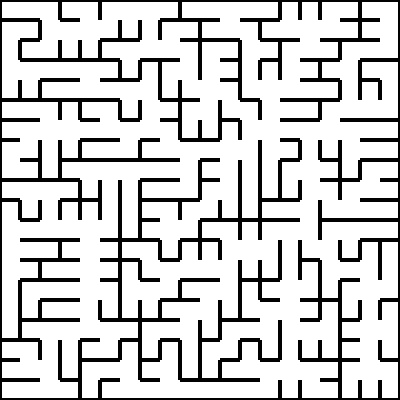
#> input picture images/maze04.jpg, 400 x 400 px
$ python main.py
#> lines starting #> are read from the running program, lines starting #| are printed output that depends on the picture; after the words box and inside, x2 and y2 are one past the last pixel; in counts of white or black regions, pixels touching at a corner belong together
### MazeUtils/MazeRepr.py
import numpy as np

# Create a class that processes the image and solve the maze
class MazeRepr:

    # Contructor for class
    def __init__(self, image):
        self.image = image
        self.maze = []
        self.shape = image.shape[0]

    def get_cell_along_axis(self, axis):
        # Step 1 : Not all the walls in the maze are located at the same place,
        # So we will find these points by projecting the images

        # Create a variable to hold the threshold for classifying the cells and walls
        threshold = 20
        # Create a variable to hold the row wise sum of image
        row_sum = np.sum( self.image, axis = axis) // self.image.shape[0] // 10
        #row_sum = (row_sum > 18) * 255

        # Create a empty list to hold the wall coordinates
        cell = []
        # Loop through the row_sum to get potential wall points
        i = 0
        temp = []

        while i < row_sum.shape[0]:
            # Check if the current element is less than threshold

            if row_sum[i] < threshold:
                i += 1
                continue

            # If the element is greater than the threshold,
            # Add it to the temporary list
            temp.append( i )

            # Loop through the list upto the end point of the wall
            while row_sum[i] >= threshold and i < row_sum.shape[0]:
                i += 1
            #i -= 1

            # Append the end point to the temp list
            temp.append( i )

            # Append the start and end point to the wall list
            cell.append( temp )

            # Reset the temp list to 0 elements
            temp = []

            i += 1

        return cell

    def convert_cell_to_wall(self, cell):
        prev = 0
        wall = []

        for element in cell:
            wall.append( (prev + element[0]) // 2 )
            prev = element[1]

        wall.append( (prev + self.image.shape[0]-1) // 2 )

        return wall

    def parse_image(self):

        row_cell = self.get_cell_along_axis(0)
        col_cell = self.get_cell_along_axis(1)

        row_wall = self.convert_cell_to_wall(row_cell)
        col_wall = self.convert_cell_to_wall(col_cell)

        shape = len(row_wall) - 1

        maze_rep = np.empty( (shape,shape), dtype = np.int32 )
        maze_rep[:,:] = 15

        row_number = 0
        col_number = 1

        for limit in row_cell:
            index = ( limit[0] + limit[1] ) // 2
            slice = self.image[ index, : ]

            for i in range(0,shape):
                if slice[ col_wall[i] ] == 0:
                    maze_rep[row_number, i] &= 7 #0b0111 LEFT
                if slice[ col_wall[i+1] ] == 0:
                    maze_rep[row_number, i] &= 11
            row_number += 1

        row_number = 0

        for limit in col_cell:
            index = ( limit[0] + limit[1] ) // 2
            slice = self.image[ :, index ]

            for i in range(0,shape):
                if slice[ row_wall[i] ] == 0:
                    maze_rep[i, row_number] &= 13
                if slice[ row_wall[i+1] ] == 0:
                    maze_rep[i, row_number] &= 14
            row_number += 1

        return maze_rep

### MazeUtils/MazeSimplify.py
import numpy as np

class MazeSimplyfier:
    def __init__(self, maze_repr):
        self.maze_repr = maze_repr
        self.maze_shape = maze_repr.shape[0]

    def find_deadend_cells(self):
        # Create a empty list to hold the dead end cells
        dead_ends = []

        # Cells with only  1 side open are dead ends
        # 0b1000 (8), 0b0100 (4), 0b0010 (2), 0b0001 (1)
        possible_values = [ 8, 4, 2, 1 ]

        # Both loops start from 1 because the upper left and lower right are start and end coords
        for i in range(0, self.maze_shape):
            for j in range(0, self.maze_shape):
                if i == 0 and j == 0:
                    continue
                if i == self.maze_shape-1 and j == self.maze_shape-1:
                    continue
                if self.maze_repr[i,j] in possible_values:
                    dead_ends.append( [i,j] )

        return dead_ends

    def remove_dead_end_cells(self, dead_ends):

        # Loop through all the dead end Cells
        for cell in dead_ends:
            # Change the representation of its neighbouring Cells
            if self.maze_repr[ cell[0], cell[1] ] == 8:
                # if cell opened on LEFT
                # Toggle the right bit of its left cell
                self.maze_repr[cell[0], cell[1]-1] &= 11
                # Mark this cell as eliminated from the maze representation
                self.maze_repr[cell[0], cell[1]] = -1

            if self.maze_repr[ cell[0], cell[1] ] == 4:
                # if cell opened on RIGHT
                # Toggle the left bit of its right cell
                self.maze_repr[cell[0], cell[1]+1] &= 7
                # Mark this cell as eliminated from the maze representation
                self.maze_repr[cell[0], cell[1]] = -1

            if self.maze_repr[ cell[0], cell[1] ] == 2:
                # if cell opened on UP
                # Toggle the down bit of its up cell
                self.maze_repr[cell[0]-1, cell[1]] &= 14
                # Mark this cell as eliminated from the maze representation
                self.maze_repr[cell[0], cell[1]] = -1

            if self.maze_repr[ cell[0], cell[1] ] == 1:
                # if cell opened on DOWN
                # Toggle the up bit of its down cell
                self.maze_repr[cell[0]+1, cell[1]] &= 13
                # Mark this cell as eliminated from the maze representation
                self.maze_repr[cell[0], cell[1]] = -1

    def get_final_path(self):

        while True:
            dead_ends = self.find_deadend_cells()
            # If no dead ends are found, end the loop
            if len(dead_ends) == 0:
                break

            self.remove_dead_end_cells(dead_ends)

### MazeUtils/PathFinder.py

class PathFinder:
    def __init__(self, maze):
        self.maze = maze

    def get_possible_directions(self, loc):
        directions = []

        temp = [ [1,0], [-1,0], [0,1], [0,-1] ]
        neighbours = []

        # Remove those neighbours that cant be visited
        for point in temp:
            if self.maze[loc[0], loc[1]] & (1<<temp.index(point)) != 0:
                x, y = loc[0] + point[0], loc[1] + point[1]

                if x < 0 or y < 0:
                    continue
                elif x > self.maze.shape[0]-1 or y > self.maze.shape[0]-1:
                    continue

                neighbours.append( [x,y] )

        return neighbours

    def get_all_paths(self, start, end):
        path = [start]
        i = 0
        while start != end:
            i += 1
            next_start = []

            possible_directions = self.get_possible_directions(start)

            #for x,y in possible_directions:
            #    print("\tvalue", self.maze[x,y])

            for x,y in possible_directions:

                # If cell has been visited before, skip
                if [x,y] in path:
                    continue

                # Otherwise, this is the path we will follow
                next_start = [x, y]
                break

            path.append(next_start)

            start = next_start

            if next_start == end:
                break

        return path

### MazeUtils/MazeDisplay.py
# Import matplotlib for displaying the 2 images side by side
import matplotlib.pyplot as plt
# Import OpenCV for drawing the path on the image
import cv2

# Create a class that handles all the displaying
class MazeDisplay:
    # Create a constructor. the first parameter is the original maze image,
    # the second is the one in which the path is marked
    def __init__(self, original, solved):
        self.original = original
        self.solved = solved

    # Create a method to draw the path lines on the images
    # path is the parameter containing the list of cells in the path
    #row_cell parameter contains the coordinates of start and end points of row
    def mark_path(self, path, row_cell, col_cell):
        # Create a tmeporary empty list
        temp = []

        # For every value in the row cell
        for cell in row_cell:
            # Append the mid point of the cell
            temp.append( (cell[0]+cell[1]) // 2 )

        # Copy this temporary list to row_cell
        row_cell = temp

        # Reinitialise the temporary list to empty
        temp = []

        # For every value in the col cell
        for cell in col_cell:
            # Append the mid point of the cell
            temp.append( (cell[0]+cell[1]) // 2 )

        # Copy this temporary list to col_cell
        col_cell = temp

        # Loop through pairs of consecutive elements in the path
        for a,b in zip( path[0:-1], path[1:] ):
            # Get the coordinates of starting point of line from path and cell locations
            start = ( col_cell[a[1]] , row_cell[a[0]] )
            # Get the coordinates of ending point of line from path amd cell locations
            end = ( col_cell[b[1]] , row_cell[b[0]] )

            # Draw a line from the start point to the end point
            cv2.line(self.solved, start, end, (0,255,0), 2)

    # Method to show the images side by side
    def show(self):
        # Create a figure with 1 row and 2 columns
        fig = plt.figure(figsize = (1,2))

        # Add the first subplot
        fig.add_subplot(1,2,1)
        # Show the original image in the first subplot
        plt.imshow(self.original, cmap = "gray")

        # Add the second subplot
        fig.add_subplot(1,2,2)
        # Show the solved maze image in the second subplot
        plt.imshow(self.solved)

        # Display the plots
        plt.show()

### main.py
# import OpenCV for image processing
import cv2

# Import MazeRepr for converting the image to a suitable data structure
from MazeUtils.MazeRepr import MazeRepr
# Import MazeSolver for simplifying the maze
from MazeUtils.MazeSimplify import MazeSimplyfier
# Imprt PathFinder to make sense of the simplified maze
from MazeUtils.PathFinder import PathFinder
# Import MazeDisplay to display the final solution
from  MazeUtils.MazeDisplay import MazeDisplay

# A variable to hold the path of the image to be processed
file = "images/maze04.jpg"

from time import time as timer
b = timer()

# Read the maze image in grayscale
image =cv2.imread(file, 0)
#> image is the input picture: shape (400, 400); min 0, max 255, mean 206.1
# The the same image in color
color = cv2.imread(file)

# Binarize the grayscale image with threshold set to 10
image = (image > 10) * 255
#> image: shape (400, 400) int64; 80.8% white; 1 black region, box (x1, y1, x2, y2) and area: (0, 0, 400, 400) 30640

# Create an object for the MazeRepr class using the binarized image
mr = MazeRepr(image)
# Parse the image to get the maze representation
maze_representation = mr.parse_image()
#> in get_cell_along_axis, `row_sum = np.sum( self.image, axis = axis) // self.image.shape[0] // 10`: row_sum = 400 values, max 23 at index 82, min 0 at index 0, mean 20.09
#> after the loop in get_cell_along_axis, `while i < row_sum.shape[0]:`: cell = [[2, 18], [22, 38], [42, 58], [62, 78], [82, 98], [102, 118], [122, 138], [142, 158], [162, 178], [182, 198], [202, 218], [222, 238], [242, 258], [262, 278], [282, 298], [302, 318], [322, 338], [342, 358], [362, 378], [382, 398]]; i = 400
#> in parse_image, `row_cell = self.get_cell_along_axis(0)`: row_cell has the same summary as cell in get_cell_along_axis
#> in parse_image, `col_cell = self.get_cell_along_axis(1)`: col_cell has the same summary as cell in get_cell_along_axis
#> the loop in convert_cell_to_wall, `for element in cell:` made 20 passes
#> (element, prev) on passes 1 to 12: ([2, 18], 18), ([22, 38], 38), ([42, 58], 58), ([62, 78], 78), ([82, 98], 98), ([102, 118], 118), ([122, 138], 138), ([142, 158], 158), ([162, 178], 178), ([182, 198], 198), ([202, 218], 218), ([222, 238], 238)
#> after the loop in convert_cell_to_wall, `for element in cell:`: wall = [1, 20, 40, 60, 80, 100, 120, 140, 160, 180, 200, 220, 240, 260, 280, 300, 320, 340, 360, 380]
#> in parse_image, `row_wall = self.convert_cell_to_wall(row_cell)`: row_wall = [1, 20, 40, 60, 80, 100, 120, 140, 160, 180, 200, 220, 240, 260, 280, 300, 320, 340, 360, 380, 398]
#> the loop in convert_cell_to_wall (call 2), `for element in cell:` made 20 passes
#> in parse_image, `col_wall = self.convert_cell_to_wall(col_cell)`: col_wall has the same summary as row_wall
#> in parse_image, `shape = len(row_wall) - 1`: shape = 20
#> the loop in parse_image, `for limit in row_cell:` made 20 passes
#> (limit, index) on passes 1 to 12: ([2, 18], 10), ([22, 38], 30), ([42, 58], 50), ([62, 78], 70), ([82, 98], 90), ([102, 118], 110), ([122, 138], 130), ([142, 158], 150), ([162, 178], 170), ([182, 198], 190), ([202, 218], 210), ([222, 238], 230)
#> after the loop in parse_image, `for limit in row_cell:`:
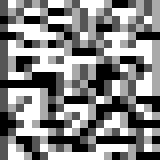
#> maze_rep: shape (20, 20) int32 (shown 8 times larger); min 3, max 15, mean 9.33; drawn with min black and max white
#> the loop in parse_image, `for limit in col_cell:` made 20 passes
#> after the loop in parse_image, `for limit in col_cell:`:
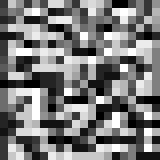
#> maze_rep: shape (20, 20) int32 (shown 8 times larger); min 1, max 15, mean 7.74; drawn with min black and max white

# Create a MazeSimplyfier object for simplifying the maze
ms = MazeSimplyfier(maze_representation)
# Get the final path from the simplified maze
#(this path is still the maze representation array, but contains some blocked cells)
ms.get_final_path()

# Get the maze representation from the MazeSimplyfier
maze = ms.maze_repr
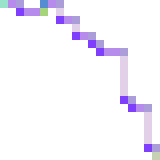
#> maze: shape (20, 20) int32 (shown 8 times larger); 9 distinct labels, from -1 to 12; one colour per label, 0 black, -1 white
# Get the number of rows in the maze
size = maze.shape[0]
#> size = 20
#print(maze)

# Create an objeect of the PathFinder class with the simplyfied maze as parameter
pf = PathFinder(maze)

# Get the path (in the form of list)
path = pf.get_all_paths( [0,0], [size-1,size-1] )
#> path = 41 pairs, first value 0 to 19, second value 0 to 19
#print(path)

print(timer()-b)
# Create an object of the MazeDisplay class to display the images
md = MazeDisplay(image, color)
# Mark the path in the colored image
md.mark_path( path, mr.get_cell_along_axis(0), mr.get_cell_along_axis(1) )
#> in mark_path, `temp = []`: temp = []
#> the loop in mark_path, `for cell in row_cell:` made 20 passes
#> after the loop in mark_path, `for cell in row_cell:`: temp = [10, 30, 50, 70, 90, 110, 130, 150, 170, 190, 210, 230, 250, 270, 290, 310, 330, 350, 370, 390]
#> in mark_path, `row_cell = temp`: row_cell has the same summary as temp
#> the loop in mark_path, `for cell in col_cell:` made 20 passes
#> in mark_path, `col_cell = temp`: col_cell has the same summary as temp
#> the loop in mark_path, `for a,b in zip( path[0:-1], path[1:] ):` made 40 passes
#> (a, b, start, end) on passes 1 to 12: ([0, 0], [0, 1], (10, 10), (30, 10)), ([0, 1], [0, 2], (30, 10), (50, 10)), ([0, 2], [1, 2], (50, 10), (50, 30)), ([1, 2], [1, 3], (50, 30), (70, 30)), ([1, 3], [1, 4], (70, 30), (90, 30)), ([1, 4], [1, 5], (90, 30), (110, 30)), ([1, 5], [0, 5], (110, 30), (110, 10)), ([0, 5], [0, 6], (110, 10), (130, 10)), ([0, 6], [0, 7], (130, 10), (150, 10)), ([0, 7], [1, 7], (150, 10), (150, 30)), ([1, 7], [2, 7], (150, 30), (150, 50)), ([2, 7], [2, 8], (150, 50), (170, 50))
#> after the loop in mark_path, `for a,b in zip( path[0:-1], path[1:] ):`:
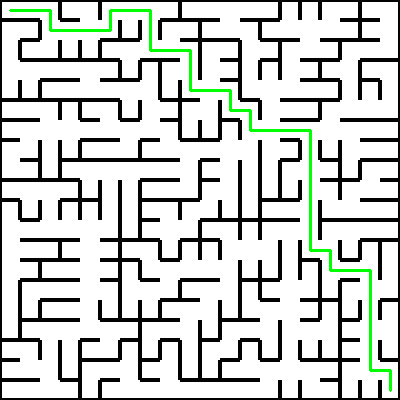
#> self.solved: shape (400, 400, 3); 1.49% of pixels changed, all inside (x1, y1, x2, y2) = (9, 9, 392, 392)
# Show the images
md.show()
